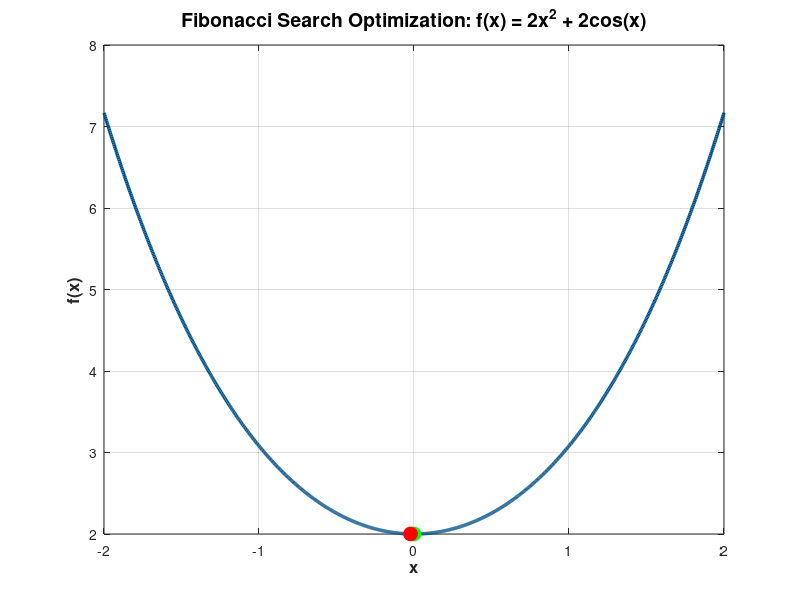

This figure's MATLAB source: (Note: this script raises an error after producing the figure.)
% Subject: Optimization Techniques
% Assignment: Fibonacci Search Method Optimization
% Objective Function: f(x) = 2*x^2 + 2*cos(x) over interval [-2, 2]
% Total Iterations: n = 10


clc;
clear;
close all;

% Objective function
f = @(x) 2*x.^2 + 2*cos(x);

% Initial parameters
a0 = -2;
b0 = 2;
a = a0;
b = b0;
n = 10;
L = b - a;

% Generating Fibonacci numbers
F = zeros(1, n+1);
F(1) = 1;
F(2) = 1;

for i = 3:n+1
    F(i) = F(i-1) + F(i-2);
end

% Array to store iteration history for analytical table output
history = zeros(n-2, 8);

% Initial interior points
x1 = a + (F(n-1)/F(n+1))*L;
x2 = a + (F(n)/F(n+1))*L;

f1 = f(x1);
f2 = f(x2);

% Fibonacci search loop
for k = 1:n-2

    if f1 > f2
        % Minimum lies in [x1, b]
        a = x1;

        history(k, :) = [k+1, F(n-k+1)/F(n+1), x1, x2, f1, f2, a, b];

        x1 = x2;
        f1 = f2;

        x2 = a + (F(n-k)/F(n-k+1))*(b-a);
        f2 = f(x2);

    else
        % Minimum lies in [a, x2]
        b = x2;

        history(k, :) = [k+1, F(n-k+1)/F(n+1), x1, x2, f1, f2, a, b];

        x2 = x1;
        f2 = f1;

        x1 = a + (F(n-k-1)/F(n-k+1))*(b-a);
        f1 = f(x1);

    end

end

% Fibonacci final estimation
x_fib = (a + b) / 2;
f_fib = f(x_fib);
fa = f(a);
fb = f(b);

% MATLAB actual minimum for verification
[x_actual, f_actual] = fminbnd(f, a0, b0);

% Printing Console Results
fprintf('=======================================================\n');
fprintf('          FIBONACCI SEARCH METHOD RESULTS             \n');
fprintf('=======================================================\n');
fprintf('1) Actual minimum x (fminbnd) : %.8f\n', x_actual);
fprintf('2) Actual minimum f(x)        : %.8f\n', f_actual);
fprintf('-------------------------------------------------------\n');
fprintf('3) Final lower bound (a)      : %.8f\n', a);
fprintf('4) Final upper bound (b)      : %.8f\n', b);
fprintf('5) Final interval [a, b]      : [%.8f, %.8f]\n', a, b);
fprintf('6) Estimated x* ((a+b)/2)     : %.8f\n', x_fib);
fprintf('7) Function value at f(a)     : %.8f\n', fa);
fprintf('8) Function value at f(b)     : %.8f\n', fb);
fprintf('9) Final Interval Length      : %.8f\n', (b - a));
fprintf('=======================================================\n');

% Plotting Function and Search Results
x_grid = linspace(a0, b0, 1000);
y_grid = f(x_grid);

figure('Name', 'Fibonacci Search Optimization', 'Color', 'w');
plot(x_grid, y_grid, 'LineWidth', 2.5, 'Color', [0 0.31 0.53]);
grid on; hold on;

xlabel('x', 'FontSize', 12, 'FontWeight', 'bold');
ylabel('f(x)', 'FontSize', 12, 'FontWeight', 'bold');
title('Fibonacci Search Optimization: f(x) = 2x^2 + 2cos(x)', 'FontSize', 14);

% Plotting Points & Lines
plot(x_actual, f_actual, 'go', 'MarkerSize', 10, 'MarkerFaceColor', 'g', 'DisplayName', 'Actual Minimum');
plot(x_fib, f_fib, 'ro', 'MarkerSize', 10, 'MarkerFaceColor', 'r', 'DisplayName', 'Fibonacci Estimate');

xline(a, 'r--', 'LineWidth', 1.5, 'DisplayName', 'Bound a');
xline(b, 'b--', 'LineWidth', 1.5, 'DisplayName', 'Bound b');

legend('Location', 'northeast');
hold off;
